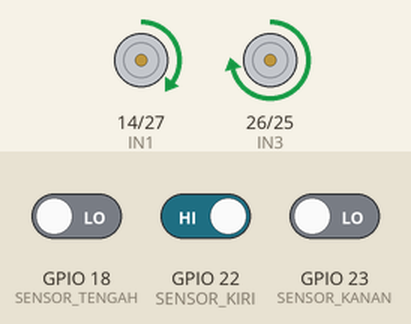
Simulated run of this sketch. Board: ESP32. Shown: motor-driver pin pairs drawn as motors (green arrow = first pin HIGH = forward, orange = second pin HIGH = backward, longer = more drive, scaled by the enable pin). Inputs (shaded band) come from the test bench; at power-on: GPIO 18 (SENSOR_TENGAH) LOW, GPIO 22 (SENSOR_KIRI) HIGH, GPIO 23 (SENSOR_KANAN) LOW.

Above: at 3.2 s.
3.3 s: GPIO 18 (SENSOR_TENGAH) driven HIGH
At 4.5 s:
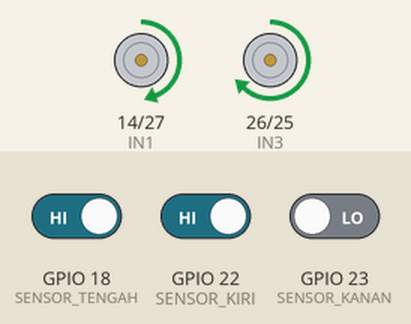
4.8 s: GPIO 22 (SENSOR_KIRI) driven LOW
At 5.7 s:
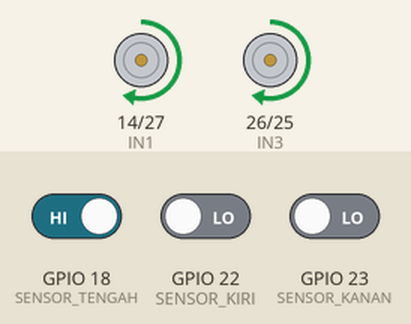
6.3 s: GPIO 23 (SENSOR_KANAN) driven HIGH
At 6.8 s:
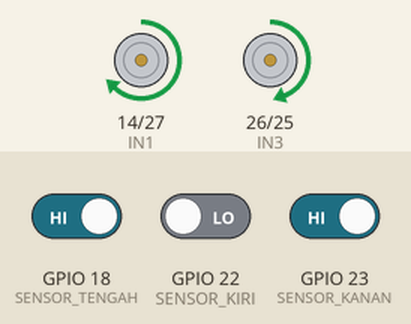
7.8 s: GPIO 18 (SENSOR_TENGAH) driven LOW
At 9.0 s:
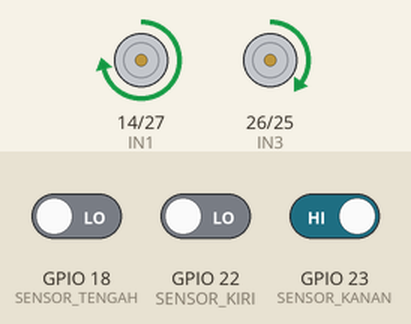
9.3 s: GPIO 22 (SENSOR_KIRI) driven HIGH
At 10.2 s:
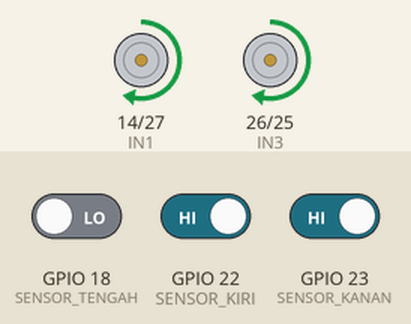
10.8 s: GPIO 23 (SENSOR_KANAN) driven LOW
At 11.4 s:
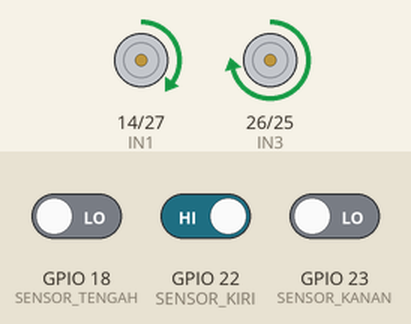
Timing chart, 0 to 13.3 s (numbered marks = the images above; inputs shaded):
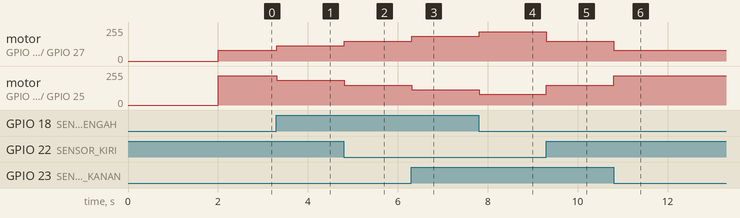

The sketch:

main_v7.ino
```cpp
// ============================================================
//  LINE FOLLOWER 3 SENSOR + PID  |  ESP32 + L298N
// ============================================================

// --- Pin sensor ---
const int SENSOR_KIRI   = 22;
const int SENSOR_TENGAH = 18;
const int SENSOR_KANAN  = 23;

// --- Pin motor driver L298N ---
const int ENA = 13; // PWM kecepatan motor kiri
const int IN1 = 14; // Arah motor kiri
const int IN2 = 27; // Arah motor kiri
const int IN3 = 26; // Arah motor kanan
const int IN4 = 25; // Arah motor kanan
const int ENB = 33; // PWM kecepatan motor kanan

// --- Konfigurasi sensor ---
// Isi dengan HIGH jika sensor mengeluarkan HIGH saat mendeteksi garis.
// Ubah ke LOW jika modul sensor kamu kebalikannya.
#define LINE_TERDETEKSI HIGH

// --- Parameter PWM ---
const int PWM_FREQ = 5000;  // Hz
const int PWM_RES  = 8;     // 8 bit -> 0..255

// --- Parameter PID (SESUAIKAN / TUNING) ---
float Kp = 35.0;
float Ki = 0.0;     // biasanya 0 untuk line follower sederhana
float Kd = 20.0;

// --- Kecepatan (0..255) ---
int baseSpeed   = 150;   // kecepatan dasar saat lurus
int maxSpeed    = 255;
int minSpeed    = -120;  // negatif = motor mundur (membantu tikungan tajam)
int searchSpeed = 130;   // kecepatan berputar saat garis hilang

// --- Timing loop ---
const unsigned long LOOP_MS = 5;

// --- Variabel PID ---
float lastError = 0;
float integral  = 0;
unsigned long lastTime = 0;

// ============================================================
//  PWM (kompatibel ESP32 Arduino core 2.x dan 3.x)
// ============================================================
void pwmSetup() {
#if defined(ESP_ARDUINO_VERSION_MAJOR) && ESP_ARDUINO_VERSION_MAJOR >= 3
  ledcAttach(ENA, PWM_FREQ, PWM_RES);
  ledcAttach(ENB, PWM_FREQ, PWM_RES);
#else
  ledcSetup(0, PWM_FREQ, PWM_RES);
  ledcSetup(1, PWM_FREQ, PWM_RES);
  ledcAttachPin(ENA, 0);
  ledcAttachPin(ENB, 1);
#endif
}

void pwmWrite(int channelIndex, int duty) {
#if defined(ESP_ARDUINO_VERSION_MAJOR) && ESP_ARDUINO_VERSION_MAJOR >= 3
  ledcWrite(channelIndex == 0 ? ENA : ENB, duty);
#else
  ledcWrite(channelIndex, duty);
#endif
}

// ============================================================
//  KONTROL MOTOR
//  speed: -255..255 (positif = maju, negatif = mundur)
// ============================================================
void setMotor(int kiri, int kanan) {
  kiri  = constrain(kiri,  minSpeed, maxSpeed);
  kanan = constrain(kanan, minSpeed, maxSpeed);

  // Motor kiri
  if (kiri >= 0) {
    digitalWrite(IN1, HIGH);
    digitalWrite(IN2, LOW);
  } else {
    digitalWrite(IN1, LOW);
    digitalWrite(IN2, HIGH);
  }
  pwmWrite(0, abs(kiri));

  // Motor kanan
  if (kanan >= 0) {
    digitalWrite(IN3, HIGH);
    digitalWrite(IN4, LOW);
  } else {
    digitalWrite(IN3, LOW);
    digitalWrite(IN4, HIGH);
  }
  pwmWrite(1, abs(kanan));
}

void stopMotor() {
  digitalWrite(IN1, LOW);
  digitalWrite(IN2, LOW);
  digitalWrite(IN3, LOW);
  digitalWrite(IN4, LOW);
  pwmWrite(0, 0);
  pwmWrite(1, 0);
}

// ============================================================
//  BACA SENSOR -> ERROR
//  Negatif = garis di kiri, positif = garis di kanan
//  Return false jika garis tidak terdeteksi sama sekali
//
//   Kiri Tengah Kanan | Error
//     1     0     0   |  -2
//     1     1     0   |  -1
//     0     1     0   |   0
//     0     1     1   |  +1
//     0     0     1   |  +2
//     1     1     1   |   0  (persimpangan / garis lebar)
//     0     0     0   |  garis hilang
// ============================================================
bool bacaError(float &error) {
  bool kiri   = (digitalRead(SENSOR_KIRI)   == LINE_TERDETEKSI);
  bool tengah = (digitalRead(SENSOR_TENGAH) == LINE_TERDETEKSI);
  bool kanan  = (digitalRead(SENSOR_KANAN)  == LINE_TERDETEKSI);

  if (!kiri && !tengah && !kanan) return false;

  if      ( kiri && !tengah && !kanan) error = -2;
  else if ( kiri &&  tengah && !kanan) error = -1;
  else if (!kiri &&  tengah && !kanan) error =  0;
  else if (!kiri &&  tengah &&  kanan) error =  1;
  else if (!kiri && !tengah &&  kanan) error =  2;
  else                                  error =  0; // 111 atau 101

  return true;
}

// ============================================================
//  SETUP
// ============================================================
void setup() {
  Serial.begin(115200);

  pinMode(SENSOR_KIRI,   INPUT);
  pinMode(SENSOR_TENGAH, INPUT);
  pinMode(SENSOR_KANAN,  INPUT);

  pinMode(IN1, OUTPUT);
  pinMode(IN2, OUTPUT);
  pinMode(IN3, OUTPUT);
  pinMode(IN4, OUTPUT);

  pwmSetup();
  stopMotor();

  delay(2000); // waktu untuk menaruh robot di lintasan
  lastTime = millis();
}

// ============================================================
//  LOOP UTAMA
// ============================================================
void loop() {
  unsigned long now = millis();
  if (now - lastTime < LOOP_MS) return;

  float dt = (now - lastTime) / 1000.0;
  lastTime = now;

  float error;

  if (bacaError(error)) {
    // --- Hitung PID ---
    integral += error * dt;
    integral = constrain(integral, -50, 50);        // anti-windup

    float derivative = (error - lastError) / dt;
    float koreksi = (Kp * error) + (Ki * integral) + (Kd * derivative);
    lastError = error;

    // error positif (garis di kanan) -> belok kanan
    // -> motor kiri lebih cepat, motor kanan lebih lambat
    int speedKiri  = baseSpeed + (int)koreksi;
    int speedKanan = baseSpeed - (int)koreksi;

    setMotor(speedKiri, speedKanan);

    // Debug (aktifkan saat tuning, matikan saat lomba agar loop cepat)
    // Serial.printf("err=%.1f koreksi=%.1f L=%d R=%d\n", error, koreksi, speedKiri, speedKanan);
  }
  else {
    // --- Garis hilang: berputar ke arah terakhir garis terlihat ---
    integral = 0;
    if (lastError < 0) {
      setMotor(-searchSpeed, searchSpeed);   // putar kiri
    } else {
      setMotor(searchSpeed, -searchSpeed);   // putar kanan
    }
  }
}
```

Measured:
- after the input at 3.3 s, motor on GPIO 14 (IN1) / GPIO 27 (IN2): forward 80/255 → forward 115/255 at once; motor on GPIO 26 (IN3) / GPIO 25 (IN4): forward 219/255 → forward 184/255 at once
- after the input at 4.8 s, motor on GPIO 14 (IN1) / GPIO 27 (IN2): forward 115/255 → forward 149/255 at once; motor on GPIO 26 (IN3) / GPIO 25 (IN4): forward 184/255 → forward 149/255 at once
- after the input at 6.3 s, motor on GPIO 14 (IN1) / GPIO 27 (IN2): forward 149/255 → forward 184/255 at once; motor on GPIO 26 (IN3) / GPIO 25 (IN4): forward 149/255 → forward 115/255 at once
- after the input at 7.8 s, motor on GPIO 14 (IN1) / GPIO 27 (IN2): forward 184/255 → forward 219/255 at once; motor on GPIO 26 (IN3) / GPIO 25 (IN4): forward 115/255 → forward 80/255 at once
- after the input at 9.3 s, motor on GPIO 14 (IN1) / GPIO 27 (IN2): forward 219/255 → forward 149/255 at once; motor on GPIO 26 (IN3) / GPIO 25 (IN4): forward 80/255 → forward 149/255 at once
- after the input at 10.8 s, motor on GPIO 14 (IN1) / GPIO 27 (IN2): forward 149/255 → forward 80/255 at once; motor on GPIO 26 (IN3) / GPIO 25 (IN4): forward 149/255 → forward 219/255 at once
